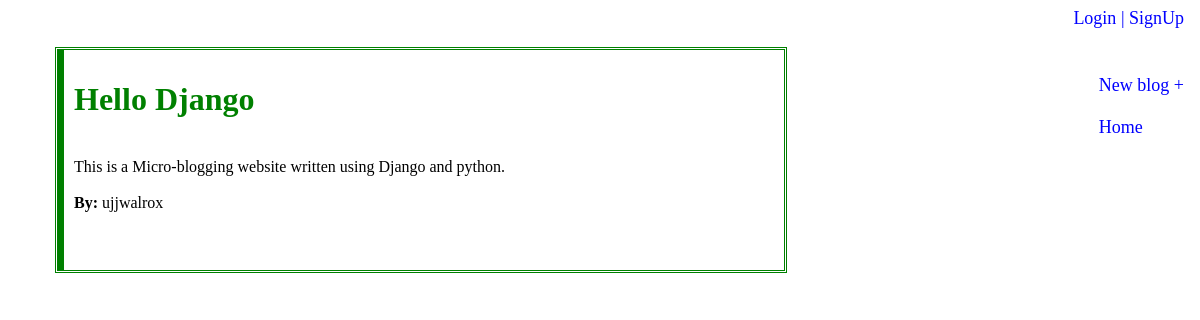
The page /blog/6/ on the database its author committed.
### blog/models.py (models this page shows, shortened)
class blog(models.Model):
	title = models.CharField(max_length=100, unique=True)
	body = models.TextField()
	posted = models.DateField(db_index=True, auto_now_add=True)
	category = models.ManyToManyField(Category, help_text='Select a category for this post')
	author = models.ForeignKey('Author', on_delete=models.CASCADE)
	class Meta:
		ordering = ["-posted"]

class Author(models.Model):
	user = models.OneToOneField(
		User,
		on_delete=models.CASCADE,
		primary_key=True,
		)
	first_name = models.CharField(max_length=100, null=True)
	last_name = models.CharField(max_length=100, null=True)
	date_of_birth = models.DateField(null=True, blank=True)
	date_of_death = models.DateField('Died', null=True, blank=True)

### blog/views.py (the view)
# urls.py: path('<int:blog_id>/', views.detail, name='detail'),
def detail(request, blog_id):
	thisblog = get_object_or_404(blog, pk=blog_id)
	return render(request, 'details.html', {'blog':thisblog})

### blog/templates/details.html
{% extends "base.html" %}
{% block content %}
<div class="one3">
<h1 style="color:green;font-family:verdana"> {{ blog.title }} </h1>
<br>
{{ blog.body }}
<br>
<br>
<b>By: </b>{{ blog.author.user.username }}
<br><br>
</div>
{% endblock %}

### blog/templates/base.html (style rules this page uses)
body { background-image: url("https://encrypted-tbn0.gstatic.com/images?q=tbn:ANd9GcRj2m8z_NvHsByT0sVqx91-qj3PpvVtJqE1XRs7nb2IbAC04kib"); }
.one3 { border-left: 6px solid green; background-color: white; margin-top: 50px; margin-bottom: 15px; margin-right: 30%; margin-left: 50px; padding-top: 10px; padding-right: 10px; padding-bottom: 10px; padding-left: 10px; min-width: 300px; max-width: 700px; min-height: 200px; outline-style: double; outline-color: green; text-align: justify; }

### rows shown on the page
blog: title "Hello Django", body "This is a Micro-blogging website written using Django and python.", author.user.username "ujjwalrox"
